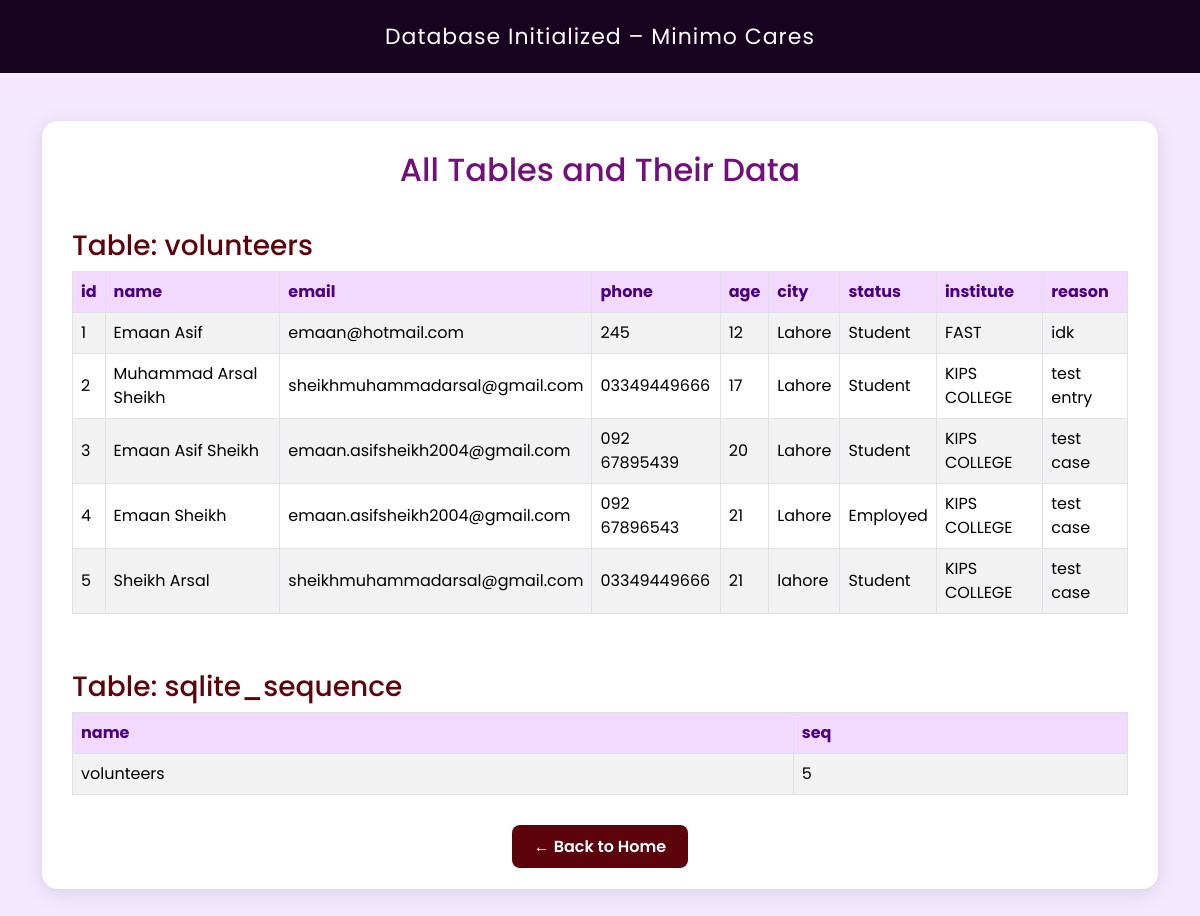
The page /viewdb on the database as committed earlier.
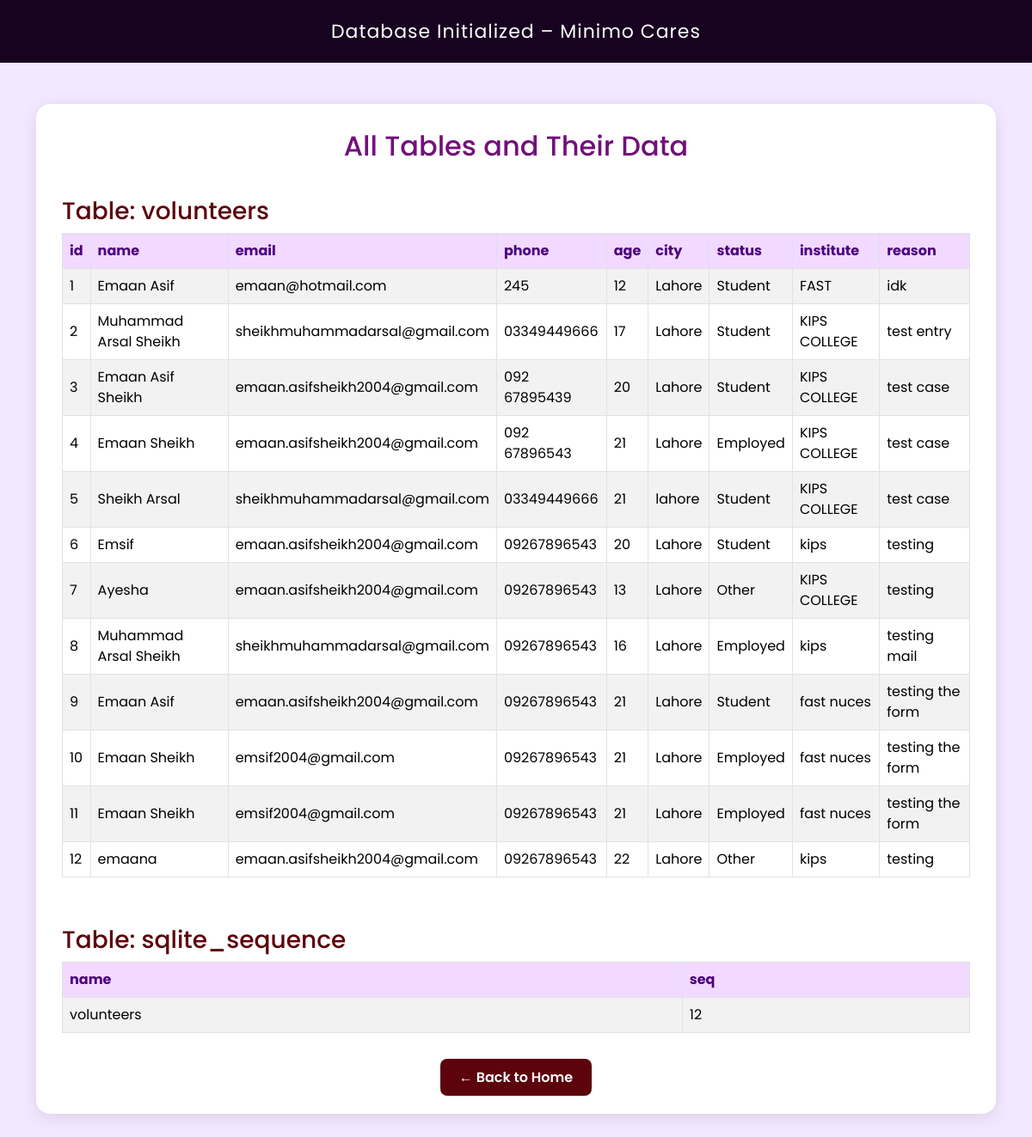
The same page on the database as committed later.
### tables this page shows
CREATE TABLE volunteers (
    id INTEGER PRIMARY KEY AUTOINCREMENT,
    name TEXT NOT NULL,
    email TEXT NOT NULL,
    phone TEXT NOT NULL,
    age INTEGER,
    city TEXT,
    status TEXT,
    institute TEXT,
    reason TEXT
);

### app.py (the view)
@app.route("/viewdb")
def view_db():
    conn = get_db_connection()
    cursor = conn.cursor()
    cursor.execute("SELECT name FROM sqlite_master WHERE type='table';")
    tables = cursor.fetchall()
    table_data = {}
    for table in tables:
        table_name = table['name']
        cursor.execute(f"SELECT * FROM {table_name};")
        data = cursor.fetchall()
        table_data[table_name] = data
    conn.close()
    return render_template("initdb.html", table_data=table_data)

### app.py (called while the page is built)
def get_db_connection():
    conn = sqlite3.connect(DATABASE)
    conn.row_factory = sqlite3.Row
    return conn

### templates/initdb.html (shortened to what this page needs)
<!DOCTYPE html>
<html lang="en">
<head>
  <link href="https://cdn.jsdelivr.net/npm/bootstrap@5.3.3/dist/css/bootstrap.min.css" rel="stylesheet">
</head>
<body>
<header>Database Initialized – Minimo Cares</header>
<div class="container my-5">
  <div class="custom-card">
    <h2 class="text-center">All Tables and Their Data</h2>
    {% if table_data %}
      {% for table_name, data in table_data.items() %}
        <h3>Table: {{ table_name }}</h3>
        {% if data %}
          <div class="table-responsive">
            <table class="table table-bordered table-striped align-middle">
              <thead>
                <tr>
                  {% for column in data[0].keys() %}
                    <th>{{ column }}</th>
                  {% endfor %}
                </tr>
              </thead>
              <tbody>
                {% for row in data %}
                  <tr>
                    {% for value in row %}
                      <td>{{ value }}</td>
                    {% endfor %}
                  </tr>
                {% endfor %}
              </tbody>
            </table>
          </div>
        {% else %}
          <p class="empty-msg">No records found in this table yet.</p>
        {% endif %}
      {% endfor %}
    {% else %}
      <p class="empty-msg">No tables found in the database.</p>
    {% endif %}
    <div class="text-center mt-4">
      <a href="/home" class="back-link">← Back to Home</a>
    </div>
  </div>
</div>
</body>
</html>

Rows that differ between the two databases and show on the page:
added volunteers: row "6" "20", name "Emsif", email "emaan.asifsheikh2004@gmail.com", phone "09267896543", city "Lahore", status "Student", institute "kips", reason "testing"
added volunteers: row "7" "13", name "Ayesha", email "emaan.asifsheikh2004@gmail.com", phone "09267896543", city "Lahore", status "Other", institute "KIPS COLLEGE", reason "testing"
added volunteers: row "8" "16", name "Muhammad Arsal Sheikh", email "sheikhmuhammadarsal@gmail.com", phone "09267896543", city "Lahore", status "Employed", institute "kips", reason "testing mail"
added volunteers: row "9" "21", name "Emaan Asif", email "emaan.asifsheikh2004@gmail.com", phone "09267896543", city "Lahore", status "Student", institute "fast nuces", reason "testing the form"
added volunteers: row "10" "21", name "Emaan Sheikh", email "emsif2004@gmail.com", phone "09267896543", city "Lahore", status "Employed", institute "fast nuces", reason "testing the form"
added volunteers: row "11" "21", name "Emaan Sheikh", email "emsif2004@gmail.com", phone "09267896543", city "Lahore", status "Employed", institute "fast nuces", reason "testing the form"
added volunteers: row "12" "22", name "emaana", email "emaan.asifsheikh2004@gmail.com", phone "09267896543", city "Lahore", status "Other", institute "kips", reason "testing"
Other text that changed with them:
list line gone: "5"
new list line: "12"
